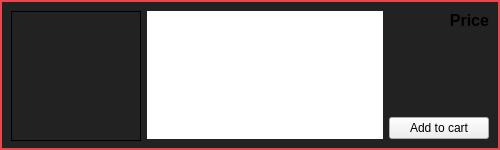
<?xml version="1.0" encoding="UTF-8"?>
<ui version="4.0">
 <class>DeviceWidget</class>
 <widget class="QWidget" name="DeviceWidget">
  <property name="geometry">
   <rect>
    <x>0</x>
    <y>0</y>
    <width>500</width>
    <height>150</height>
   </rect>
  </property>
  <property name="minimumSize">
   <size>
    <width>500</width>
    <height>150</height>
   </size>
  </property>
  <property name="maximumSize">
   <size>
    <width>16777215</width>
    <height>150</height>
   </size>
  </property>
  <property name="windowTitle">
   <string>XKOMX</string>
  </property>
  <property name="styleSheet">
   <string notr="true">QWidget#DeviceWidget{background-color:#222222;border: 2px solid #e8474c;}</string>
  </property>
  <layout class="QHBoxLayout" name="horizontalLayout">
   <item>
    <widget class="QLabel" name="lbImage">
     <property name="minimumSize">
      <size>
       <width>130</width>
       <height>130</height>
      </size>
     </property>
     <property name="maximumSize">
      <size>
       <width>130</width>
       <height>130</height>
      </size>
     </property>
     <property name="frameShape">
      <enum>QFrame::Box</enum>
     </property>
     <property name="text">
      <string/>
     </property>
     <property name="scaledContents">
      <bool>true</bool>
     </property>
    </widget>
   </item>
   <item>
    <layout class="QVBoxLayout" name="verticalLayout_2">
     <item>
      <widget class="QTextEdit" name="textEdit">
       <property name="autoFillBackground">
        <bool>false</bool>
       </property>
       <property name="styleSheet">
        <string notr="true">QTextEdit{
font-size:9;
}</string>
       </property>
       <property name="frameShape">
        <enum>QFrame::NoFrame</enum>
       </property>
      </widget>
     </item>
    </layout>
   </item>
   <item>
    <layout class="QVBoxLayout" name="verticalLayout">
     <item>
      <widget class="QLabel" name="lbPrice">
       <property name="font">
        <font>
         <pointsize>12</pointsize>
         <bold>true</bold>
        </font>
       </property>
       <property name="text">
        <string>Price</string>
       </property>
       <property name="alignment">
        <set>Qt::AlignRight|Qt::AlignTrailing|Qt::AlignVCenter</set>
       </property>
      </widget>
     </item>
     <item>
      <spacer name="verticalSpacer_2">
       <property name="orientation">
        <enum>Qt::Vertical</enum>
       </property>
       <property name="sizeHint" stdset="0">
        <size>
         <width>20</width>
         <height>40</height>
        </size>
       </property>
      </spacer>
     </item>
     <item>
      <widget class="QPushButton" name="btnAddToCart">
       <property name="sizePolicy">
        <sizepolicy hsizetype="Preferred" vsizetype="Preferred">
         <horstretch>0</horstretch>
         <verstretch>0</verstretch>
        </sizepolicy>
       </property>
       <property name="minimumSize">
        <size>
         <width>100</width>
         <height>0</height>
        </size>
       </property>
       <property name="maximumSize">
        <size>
         <width>100</width>
         <height>16777215</height>
        </size>
       </property>
       <property name="text">
        <string>Add to cart</string>
       </property>
      </widget>
     </item>
    </layout>
   </item>
  </layout>
 </widget>
 <resources/>
 <connections/>
</ui>
